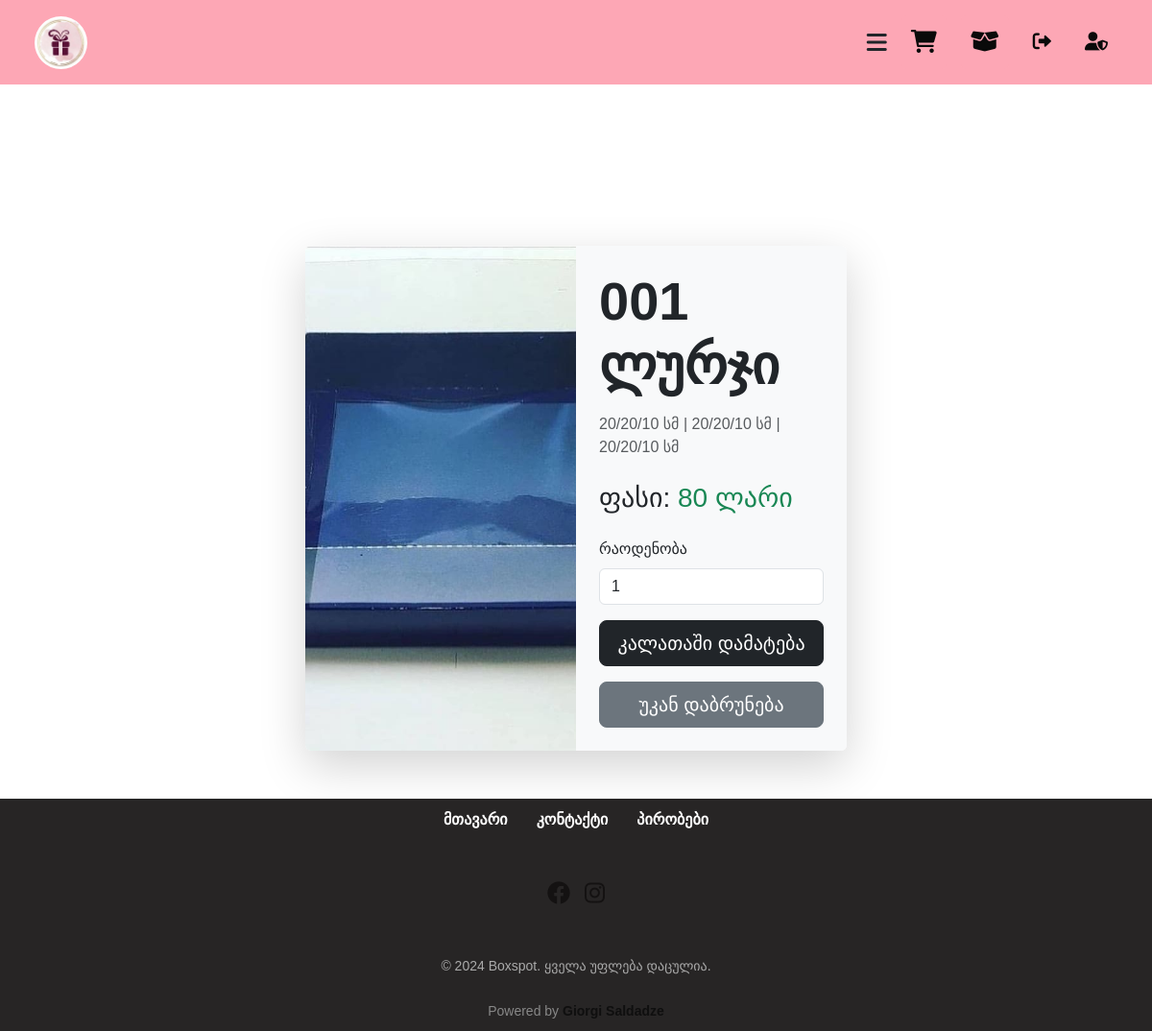
Page /products/detail/2 (signed in) on the earlier database version.
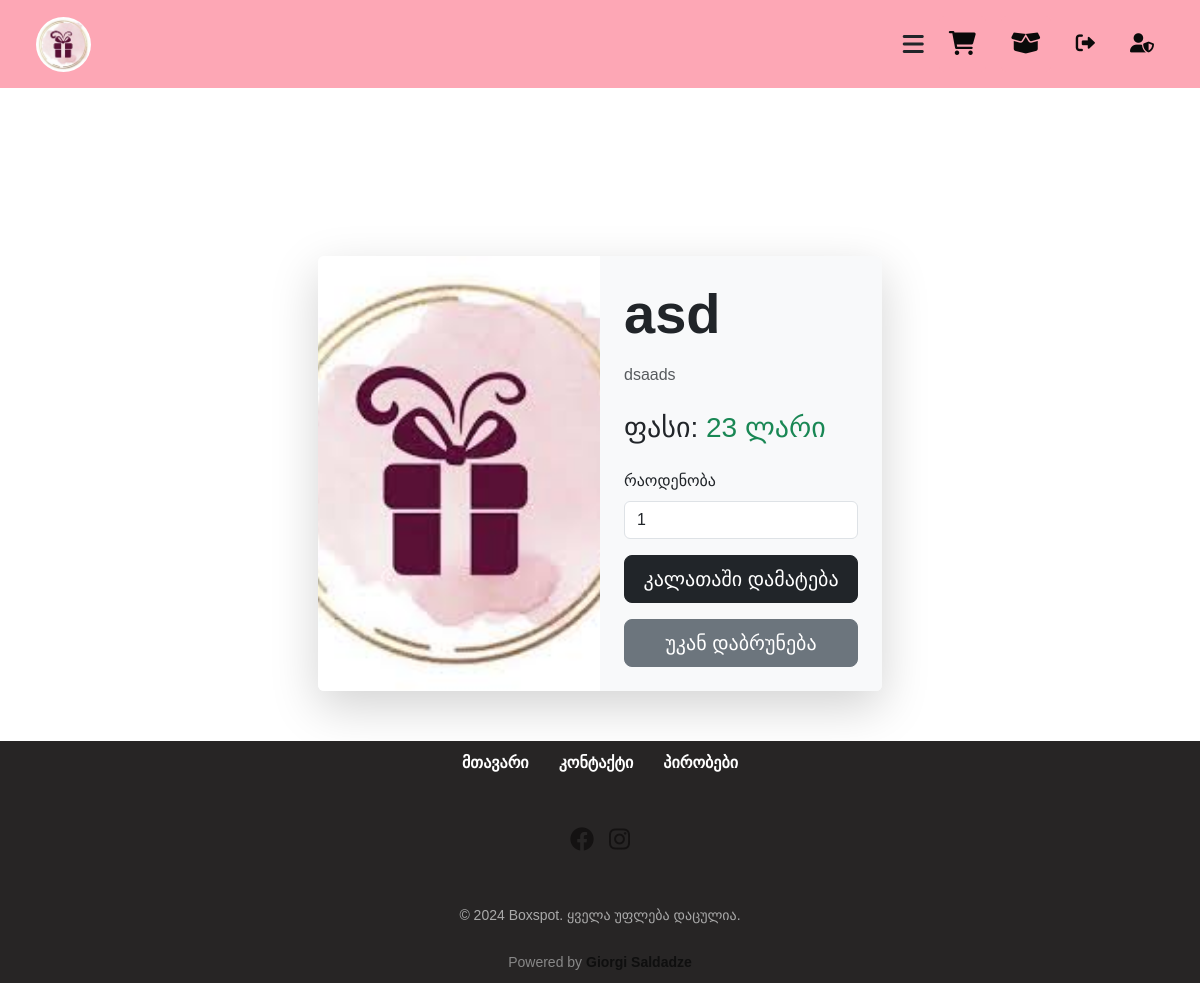
Same page on the later database version.
### src/models/products.py (models this page shows)
class Prod(db.Model,UserMixin):
    __tablename__ = "products"
    id =db.Column(db.Integer, primary_key = True)
    name = db.Column(db.String, nullable = False)
    description = db.Column(db.String, nullable = False)
    category = db.Column(db.String, nullable = False)
    price = db.Column(db.Integer, nullable = False)
    image = db.Column(db.String, nullable = False)

### src/views/products/routes.py (the view)
@products_blueprint.route("/products/detail/<int:product_id>", methods=["GET", "POST"])
@login_required
def product_detail(product_id):
    product = Prod.query.get_or_404(product_id)
    form = AddToCartForm()
    return render_template("product_detail.html", product=product, form=form)

### src/views/products/forms.py
class AddToCartForm(FlaskForm):
    quantity = IntegerField('Quantity', validators=[DataRequired(), NumberRange(min=1)])
    submit = SubmitField('Add to Cart')

### src/__init__.py (called while the page is built)
def register_extensions(app):
    db.init_app(app)
    login_manager.init_app(app)
    admin.init_app(app)
    admin.add_view(SecureModelView(User, db.session, name='Users'))
    admin.add_view(ProdView(Prod, db.session, name='Products'))
    admin.add_view(OrderView(Order, db.session, name = "Orders"))
    @login_manager.user_loader
    def load_user(user_id):
        return User.query.get(user_id)
    login_manager.login_view = "auth.login"
    login_manager.login_message ="გთხოვთ გაიარეთ ავტორიზაცია"
    migrate.init_app(app,db)
    mail.init_app(app)

### src/models/user.py (called while the page is built)
    @property
    def is_admin(self):
        return self.role == 'admin'

### src/templates/products/product_detail.html (shortened to what this page needs)
{% extends "layouts/base.html" %}
{% block body %}
<div class="container-fluid content mt-3" style="margin-bottom: 50px;">
    <div class="row justify-content-center">
        <div class="col-lg-8 col-xl-6">
            <div class="row g-0 shadow-lg rounded overflow-hidden">
                <div class="col-md-6">
                    <img src="{{ url_for('static', filename='uploads/' ~ product.image) }}"
                         class="img-fluid zoomable-image"
                         alt="{{ product.name }}"
                         style="object-fit: cover; height: 100%; width: 100%; cursor: pointer;"
                         data-bs-toggle="modal" data-bs-target="#imageModal">
                </div>
                <div class="col-md-6 d-flex flex-column justify-content-between p-4 bg-light">
                    <div>
                        <h1 class="display-4 fw-bold mb-3">{{ product.name }}</h1>
                        <p class="text-muted mb-4">{{ product.description }}</p>
                        <p class="h3 mb-4">ფასი: <span class="text-success">{{ product.price }} ლარი</span></p>
                    </div>
                    <div>
                        <form id="add-to-cart-form" method="POST" action="{{ url_for('products.add_to_cart', product_id=product.id) }}">
                            <div class="mb-3">
                                <label for="quantity" class="form-label">რაოდენობა</label>
                                {{ form.quantity(class="form-control", min=1, value=1) }}
                            </div>
                            <button type="button" class="btn btn-dark btn-lg w-100" data-bs-toggle="modal" data-bs-target="#confirmationModal">კალათაში დამატება</button>
                        </form>
                        <a href="{{ url_for('products.products', category=product.category) }}" class="btn btn-secondary btn-lg w-100 mt-3">უკან დაბრუნება</a>
                    </div>
                </div>
            </div>
        </div>
    </div>
</div>
{% endblock %}

### src/templates/layouts/base.html (shortened to what this page needs)
<!DOCTYPE html>
<html lang="en">
<head>
    <link href="https://cdn.jsdelivr.net/npm/bootstrap@5.3.0/dist/css/bootstrap.min.css" rel="stylesheet">
    <link rel="stylesheet" href="https://cdnjs.cloudflare.com/ajax/libs/font-awesome/6.0.0-beta3/css/all.min.css">
    <link href="https://cdn.jsdelivr.net/npm/bootstrap-icons@1.10.5/font/bootstrap-icons.css" rel="stylesheet">
</head>
<body>
    {% include "layouts/navbar.html" %}
    <div class="container-fluid content mt-3">
        {% block body %}
        {% endblock %}
    </div>
    <footer class="footer">
        <div class="footer-content">
            <div class="footer-links">
                <a href="{{ url_for('main.home') }}">მთავარი</a>
                <a href="{{ url_for('main.contact') }}">კონტაქტი</a>
                <a href="{{ url_for('main.conditions') }}">პირობები</a>
            </div>
            <div class="social-media">
                <a href="https://www.facebook.com/profile.php?id=100064800199230" target="_blank"><i class="fab fa-facebook"></i></a>
                <a href="https://www.instagram.com/boxspot__/" target="_blank"><i class="fab fa-instagram"></i></a>
            </div>
            <p class="rights">&copy; 2024 Boxspot. ყველა უფლება დაცულია.</p>
        </div>
        <div class="powered-by">
            Powered by <a href="https://www.linkedin.com/in/giorgi-saldadze-595062256/">Giorgi Saldadze</a>
        </div>
    </footer>
</body>
</html>

### src/templates/layouts/navbar.html (shortened to what this page needs)
<!DOCTYPE html>
<html lang="en">
<head>
    <link rel="stylesheet" href="https://cdnjs.cloudflare.com/ajax/libs/font-awesome/6.0.0-beta3/css/all.min.css">
    <link href="https://cdn.jsdelivr.net/npm/bootstrap@5.3.0/dist/css/bootstrap.min.css" rel="stylesheet">
</head>
<body>
    <header>
        <nav id="navbar">
            <div class="container">
                <img src="{{ url_for('static', filename='images.jpg') }}" class="logo" alt="Logo">
                <div class="menu-icons">
                    <i class="fas fa-bars" id="menu-btn"></i>
                    <a href="{{ url_for('products.view_cart') }}" class="cart-btn">
                        <i class="fas fa-shopping-cart"></i>
                    </a>
                    {% if current_user.is_authenticated %}
                        <a href="{{ url_for('order_blueprint.my_order', user_id=current_user.id) }}" class="my-orders-btn">
                            <i class="fas fa-box-open my-orders-icon"></i>
                        </a>
                        <a href="{{ url_for('auth.logout') }}" class="logout-btn">
                            <i class="fas fa-sign-out-alt"></i>
                        </a>
                        {% if current_user.is_admin %}
                            <a href="{{ url_for('admin.index') }}" class="admin-btn">
                                <i class="fas fa-user-shield"></i>
                            </a>
                        {% endif %}
                    {% else %}
                        <a href="{{ url_for('auth.login') }}" class="login-btn">
                            <i class="fas fa-user"></i>
                        </a>
                    {% endif %}
                </div>
            </div>
        </nav>
    </header>
</body>
</html>

### src/templates/layouts/base.html (style rules this page uses)
body { background-color: #fff0f0; color: rgb(10, 10, 10); margin: 0; padding: 0; display: flex; flex-direction: column; min-height: 100vh; }
.content { flex: 1; padding-top: 80px; }
.footer { background-color: #272525; color: #fff; padding: 10px; text-align: center; position: relative; bottom: 0; width: 100%; margin-top: auto; }
.footer-content { display: flex; flex-direction: column; align-items: center; gap: 15px; }
.footer-links { display: flex; flex-wrap: wrap; justify-content: center; gap: 30px; }
.footer-links a { color: #fff; text-decoration: none; font-weight: 600; transition: color 0.3s ease; }
.social-media { display: flex; justify-content: center; gap: 15px; }
.social-media a { color: #fff; font-size: 1.2rem; transition: transform 0.3s ease, color 0.3s ease; }
.rights { font-size: 14px; color: #aaa; }
.powered-by { margin-top: 10px; font-size: 14px; color: #888; }
.powered-by a { font-weight: bold; color: #0f0f0f; text-decoration: none; transition: color 0.3s ease; }

### src/templates/layouts/navbar.html (style rules this page uses)
body { margin: 0; font-family: Helvetica, sans-serif; }
* { box-sizing: border-box; }
header { background-size: cover; padding-top: 64px; }
.menu a, .cart-btn, .login-btn, .logout-btn, .admin-btn { outline: none; }
.social-media a { transition: color 0.3s ease, transform 0.3s ease; }
nav { position: fixed; top: 0; left: 0; width: 100%; padding: 1em 1.5em; z-index: 10; background: #fda7b5; transition: background 0.2s ease; }
.container { max-width: 1200px; display: flex; justify-content: space-between; align-items: center; margin: 0 auto; }
.fa-bars, .fa-times { font-size: 1.5em; cursor: pointer; transition: color 0.3s; }
.social-media { margin: 2em 0; }
.social-media a { color: #141212; font-size: 1.5em; transition: color 0.3s; }
.logo { width: 55px; height: 55px; border-radius: 50%; object-fit: cover; }
.menu-icons { display: flex; align-items: center; gap: 15px; }
.cart-btn, .my-orders-btn, .login-btn { font-size: 1.5em; cursor: pointer; color: rgb(10, 10, 10); font-weight: 700; border: none; background: #fda7b5; border-radius: 5px; padding: 10px; transition: color 0.3s; }
.logout-btn, .admin-btn { font-size: 1.2em; padding: 5px 10px; cursor: pointer; color: rgb(10, 10, 10); font-weight: 500; border: none; background: none; transition: color 0.3s; }

Differences in the rows shown:
changed Prod: image: a different picture; name "001 ლურჯი" → "asd"; description "20/20/10 სმ | 20/20/10 სმ | 20/20/10 სმ" → "dsaads"; price "80" → "23"
